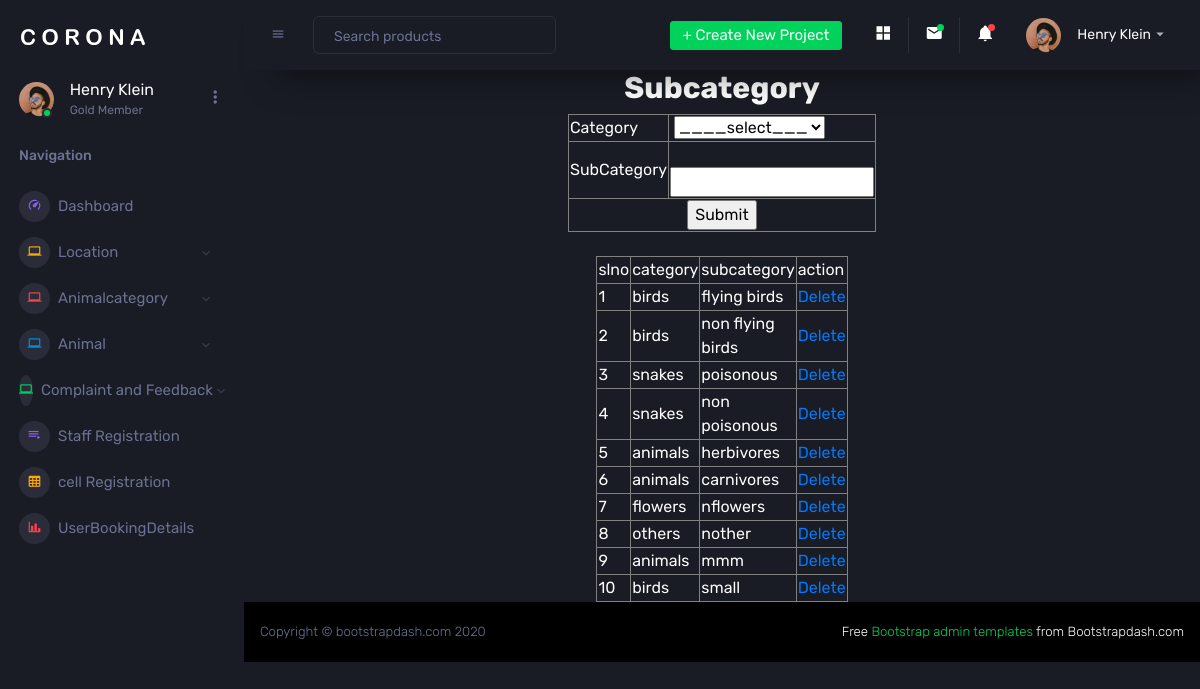
Screenshot of /project/Admin/SubCategory.php with the database file from the repository.
### tables this page shows
CREATE TABLE `tbl_subcategory` (
  `subcategory_id` int(11) NOT NULL auto_increment,
  `subcategory_name` varchar(100) NOT NULL,
  `category_id` int(11) NOT NULL,
  PRIMARY KEY  (`subcategory_id`)
);

CREATE TABLE `tbl_category` (
  `category_id` int(11) NOT NULL auto_increment,
  `category_name` varchar(100) NOT NULL,
  PRIMARY KEY  (`category_id`)
);

### project/Admin/SubCategory.php (the view, shortened to what this page needs)
<?php
include('Head.php');
?>
<!DOCTYPE html PUBLIC "-//W3C//DTD XHTML 1.0 Transitional//EN" "http://www.w3.org/TR/xhtml1/DTD/xhtml1-transitional.dtd">
<html xmlns="http://www.w3.org/1999/xhtml">
<head>
</head>
<body>
<center><h2><b>Subcategory</b></h2></center>
<form method="post">
<table width="200" border="1" align="center">
  <tr>
    <td>Category</td>
    <td>
      <select name="sel_district" id="sel_district">
      <option value="">____select___</option>
        </select>
   </td>
  </tr>
  <tr>
    <td>SubCategory</td>
    <td>
      <input type="text" name="d2" id="d2" pattern="[A-Za-z. ]{3,}" autocomplete="off" required  />
    </td>
  </tr>
  <tr>
    <td colspan="2">
      <div align="center">
        <input type="submit" name="submit" id="submit" value="Submit" />
      </div>
   </td>
  </tr>
</table>
</form>
<br>
<table width="200" border="1" align="center">
  <tr>
    <td>slno</td>
    <td>category</td>
    <td>subcategory</td>
    <td>action</td>
</tr>
<tr>
  <?php
	$i=0;
	$selqry="select *from tbl_subcategory s inner join tbl_category c on s.category_id=c.category_id";
		$data=mysql_query($selqry);
	while($row=mysql_fetch_array($data))
	{
		$i++;
	    ?>
        <tr>
        <td><?php echo $i?> </td>
		<td><?php echo $row["category_name"] ?></td>
        <td><?php echo $row["subcategory_name"] ?></td>
        <td><a href ="SubCategory.php?did=<?php echo $row["subcategory_id"] ?>"> Delete</a></td>
        </tr>
        <?php
	}
	?>
	</tr>
  </table>
</body>
<?php
          include('Foot.php');
          ?>
</html>

### rows the page displays
tbl_subcategory: category.category_name "birds", subcategory_name "flying birds"
tbl_subcategory: category.category_name "birds", subcategory_name "non flying birds"
tbl_subcategory: category.category_name "snakes", subcategory_name "poisonous"
tbl_subcategory: category.category_name "snakes", subcategory_name "non poisonous"
tbl_subcategory: category.category_name "animals", subcategory_name "herbivores"
tbl_subcategory: category.category_name "animals", subcategory_name "carnivores"
tbl_subcategory: category.category_name "flowers", subcategory_name "nflowers"
tbl_subcategory: category.category_name "others", subcategory_name "nother"
tbl_subcategory: category.category_name "animals", subcategory_name "mmm"
tbl_subcategory: category.category_name "birds", subcategory_name "small"
